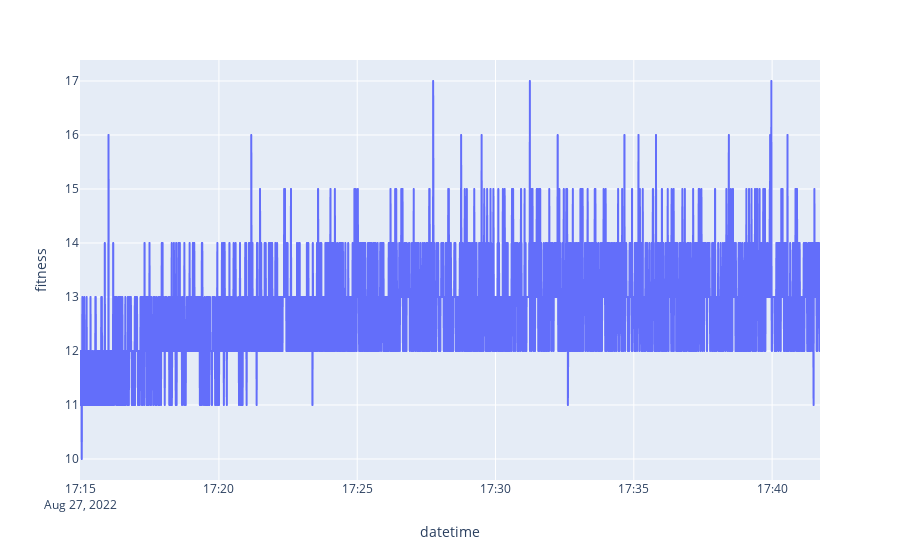

Source (notebook cell):
### Code cell
infos = pd.read_pickle("models/information.pkl")
px.line(infos, x="datetime", y="fitness")

### Figure 1 — Plotly figure (JSON) as saved in the notebook; plotly's stock layout.template omitted (floating-point values rounded to 4 significant figures; data arrays with more than 128 entries replaced by an {"elided": "..."} marker saying what was removed)
{"data": [{"hovertemplate": "datetime=%{x}<br>fitness=%{y}<extra></extra>", "legendgroup": "", "line": {"color": "#636efa", "dash": "solid"}, "marker": {"symbol": "circle"}, "mode": "lines", "name": "", "showlegend": false, "type": "scattergl", "x": {"elided": "3636 str values"}, "xaxis": "x", "y": {"elided": "3636 int values"}, "yaxis": "y"}], "layout": {"legend": {"tracegroupgap": 0}, "margin": {"t": 60}, "xaxis": {"anchor": "y", "domain": [0, 1], "title": {"text": "datetime"}}, "yaxis": {"anchor": "x", "domain": [0, 1], "title": {"text": "fitness"}}}}
